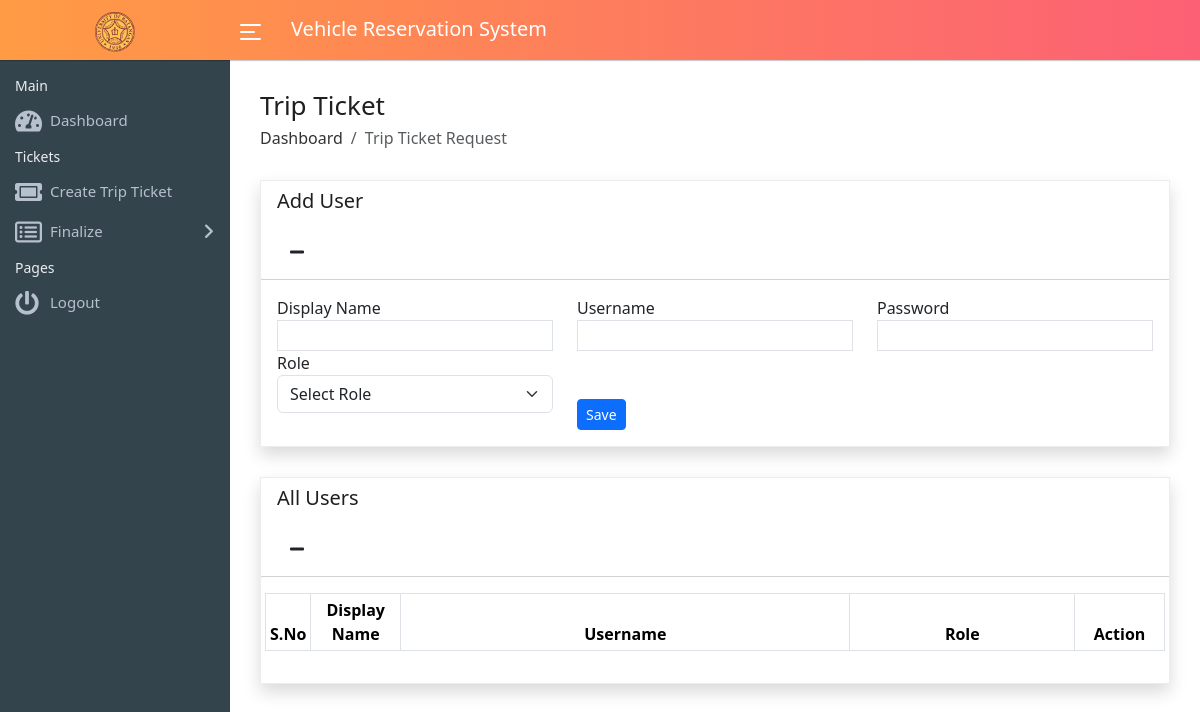
The app's page /user/users.php, older data.
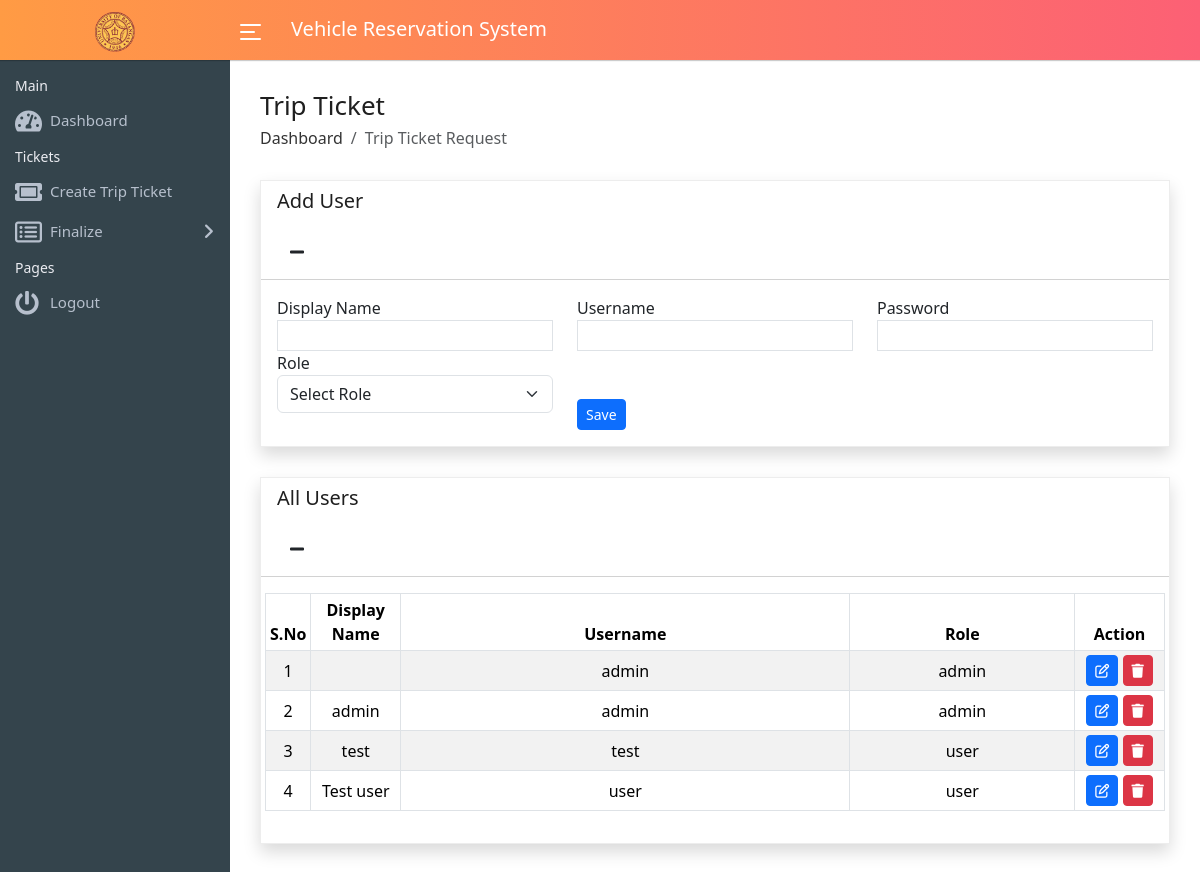
The same page, newer data.
### tables this page shows
CREATE TABLE `users` (
  `id` int(11) NOT NULL,
  `username` varchar(255) NOT NULL,
  `password` varchar(255) NOT NULL,
  `role` enum('admin','user') NOT NULL DEFAULT 'user',
  `name` varchar(255) NOT NULL
);

### user/users.php (the view, shortened to what the changed rows need)
<?php
include '../config/connection.php';
$queryUsers = "SELECT `id`, `username`, `name`,
`role` FROM `users`
ORDER BY `name` ASC;";
$stmtUsers = '';
try {
    $stmtUsers = $con->prepare($queryUsers);
    $stmtUsers->execute();
} catch(PDOException $ex) {
      echo $ex->getTraceAsString();
      echo $ex->getMessage();
      exit;
    }
?>
<!DOCTYPE html>
<html lang="en">
<head>
  <link rel="stylesheet" href="../style/bootstrap-5.3.2-dist/css/bootstrap.min.css">
  <link rel="stylesheet" href="../style/bootstrap-5.3.2-dist/css/sidebar.css">
  <link rel="stylesheet" href="../style/bootstrap-5.3.2-dist/css/font-awesome.min.css">
  <link rel="stylesheet" href="../style/bootstrap-5.3.2-dist/css/line-awesome.min.css">
  <link rel="stylesheet" href="https://stackpath.bootstrapcdn.com/font-awesome/4.7.0/css/font-awesome.min.css">
</head>
<body>
  <div class="main-wrapper">
    <?php
    include_once("./components/sidebar.php");
    ?>
<div class="page-wrapper">
    <div class="content container-fluid">
        <section class="content">
      <div class="card card-outline card-primary rounded-0 shadow">
        <div class="card-body">
         <div class="row table-responsive">
          <table id="all_users"
          class="table table-striped dataTable table-bordered dtr-inline"
          role="grid" aria-describedby="all_users_info">
          <colgroup>
          </colgroup>
          <thead>
            <tr>
             <th class="p-1 text-center">S.No</th>
             <th class="p-1 text-center">Display Name</th>
             <th class="p-1 text-center">Username</th>
             <th class="p-1 text-center">Role</th>
             <th class="p-1 text-center">Action</th>
           </tr>
         </thead>
         <tbody>
          <?php
          $serial = 0;
          while($row = $stmtUsers->fetch(PDO::FETCH_ASSOC)) {
           $serial++;
           ?>
           <tr>
             <td class="px-2 py-1 align-middle text-center"><?php echo $serial;?></td>
            <td class="px-2 py-1 align-middle text-center"><?php echo $row['name'];?></td>
            <td class="px-2 py-1 align-middle text-center"><?php echo $row['username'];?></td>
            <td class="px-2 py-1 align-middle text-center"><?php echo $row['role'];?></td>
            <td class="px-2 py-1 align-middle text-center">
                <a href="update_user.php?user_id=<?php echo $row['id']; ?>" class="btn btn-primary btn-sm btn-flat">
                <i class="fa fa-edit"></i>
                </a>
                <button type="button" class="btn btn-danger btn-sm btn-flat" data-toggle="modal" data-target="#form_delete<?php echo $row['id']?>">
                                            <i class="fa fa-trash"></i>
                                        </button>
              </td>
         </tr>
       <?php } ?>
     </tbody>
   </table>
 </div>
</div>
</div>
</section>
        </div>
      </div>
</body>
</html>

Row changes from the older to the newer data that the page shows:
added users: username "admin", role "admin"
added users: name "admin", username "admin", role "admin"
added users: name "test", username "test", role "user"
added users: name "Test user", username "user", role "user"
